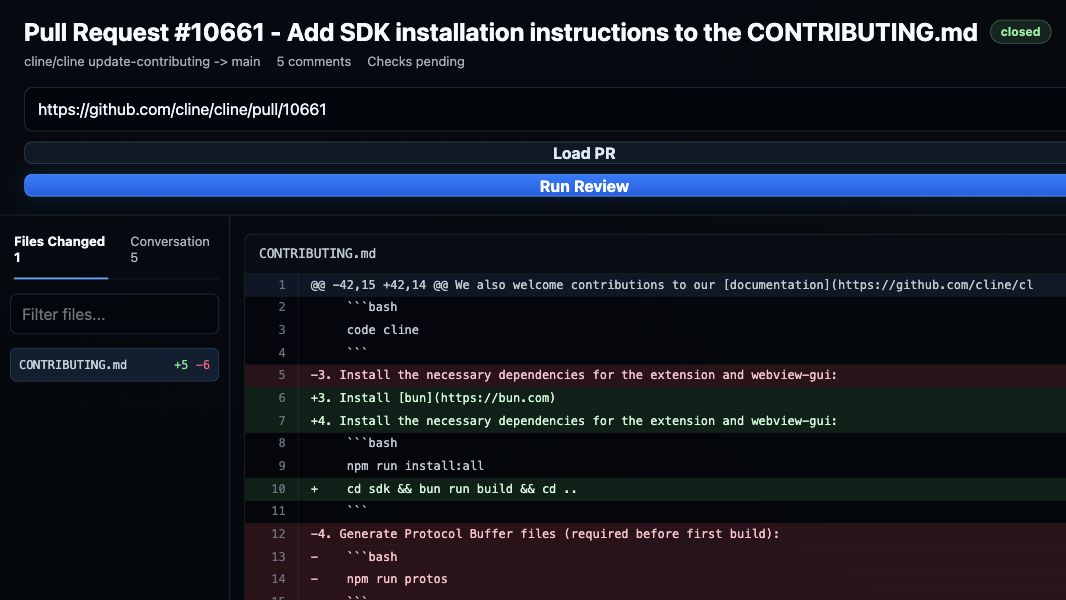
#> input picture apps/examples/code-review-bot/assets/dashboard.jpg, 1066 x 600 px
$ python ima2txt.py --input apps/examples/code-review-bot/assets/dashboard.jpg
#> lines starting #> are read from the running program, lines starting #| are printed output that depends on the picture
"""
@author: Viet Nguyen <nhviet1009@gmail.com>
"""
import argparse

import cv2
import numpy as np


def get_args():
    parser = argparse.ArgumentParser("Image to ASCII")
    parser.add_argument("--input", type=str, default="data/pandalogo.jpeg", help="Path to input image")
    parser.add_argument("--output", type=str, default="data/output.txt", help="Path to output text file")
    parser.add_argument("--mode", type=str, default="complex", choices=["simple", "complex"],
                        help="10 or 70 different characters")
    parser.add_argument("--num_cols", type=int, default=150, help="number of character for output's width")
    args = parser.parse_args()
    return args


def main(opt):
    if opt.mode == "simple":
        CHAR_LIST = '@%#*+=-:. '
    else:
        CHAR_LIST = "$@B%8&WM#*oahkbdpqwmZO0QLCJUYXzcvunxrjft/\|()1{}[]?-_+~<>i!lI;:,\"^`'. "
    num_chars = len(CHAR_LIST)
    num_cols = opt.num_cols
    image = cv2.imread(opt.input)
#> image is the input picture: shape (600, 1066, 3); mean B, G, R 34.7, 25.3, 21.5
    image = cv2.cvtColor(image, cv2.COLOR_BGR2GRAY)
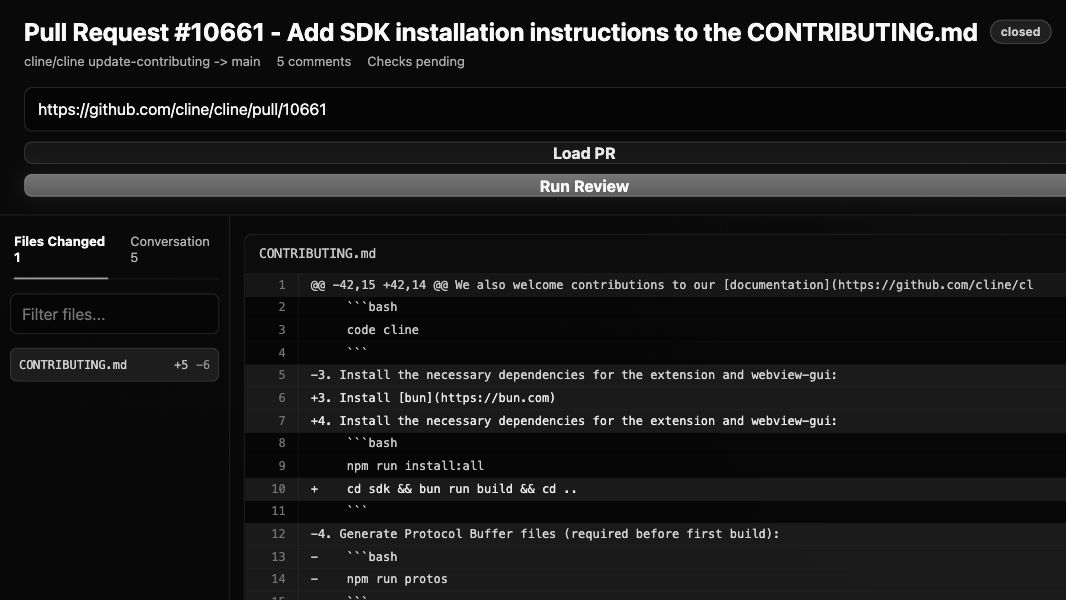
#> image: shape (600, 1066); min 0, max 254, mean 25.3
    height, width = image.shape
#> height = 600; width = 1066
    cell_width = width / opt.num_cols
#> cell_width = 7.11
    cell_height = 2 * cell_width
#> cell_height = 14.21
    num_rows = int(height / cell_height)
#> num_rows = 42
    if num_cols > width or num_rows > height:
        print("Too many columns or rows. Use default setting")
        cell_width = 6
        cell_height = 12
        num_cols = int(width / cell_width)
        num_rows = int(height / cell_height)

    output_file = open(opt.output, 'w')
    for i in range(num_rows):
        for j in range(num_cols):
            output_file.write(
                CHAR_LIST[min(int(np.mean(image[int(i * cell_height):min(int((i + 1) * cell_height), height),
                                          int(j * cell_width):min(int((j + 1) * cell_width),
                                                                  width)]) * num_chars / 255), num_chars - 1)])
        output_file.write("\n")
    output_file.close()


if __name__ == '__main__':
    opt = get_args()
    main(opt)

$ run again, on apps/examples/multi-agent/assets/agent-war-room.png
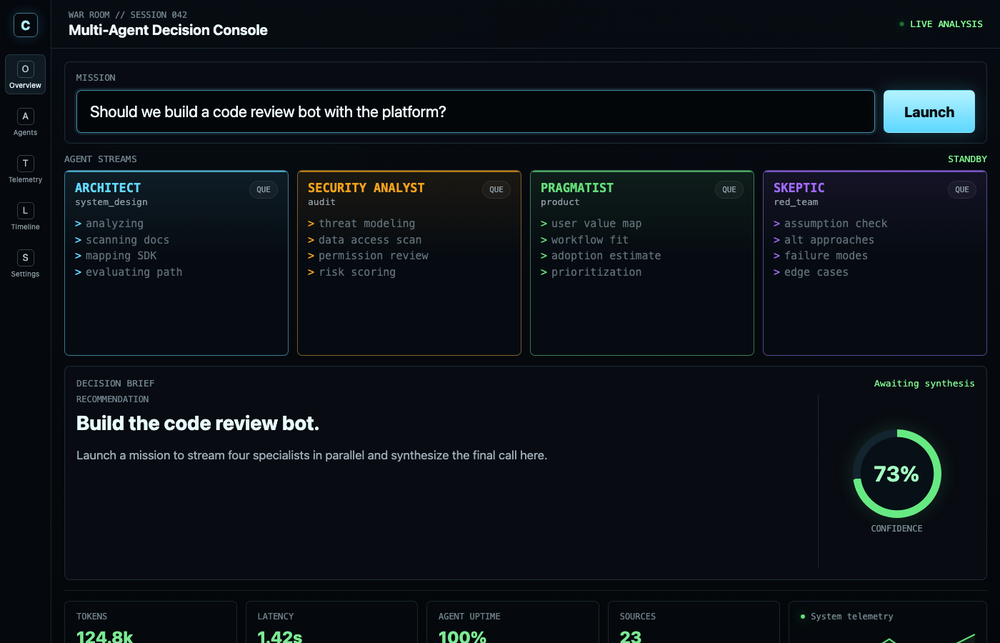
#> input picture apps/examples/multi-agent/assets/agent-war-room.png, 1000 x 643 px, shrunk from 1400 x 900 before the run
#> in main, image is the input picture: shape (643, 1000, 3); mean B, G, R 23.7, 18.6, 12.6
#> in main, `image = cv2.cvtColor(image, cv2.COLOR_BGR2GRAY)`:
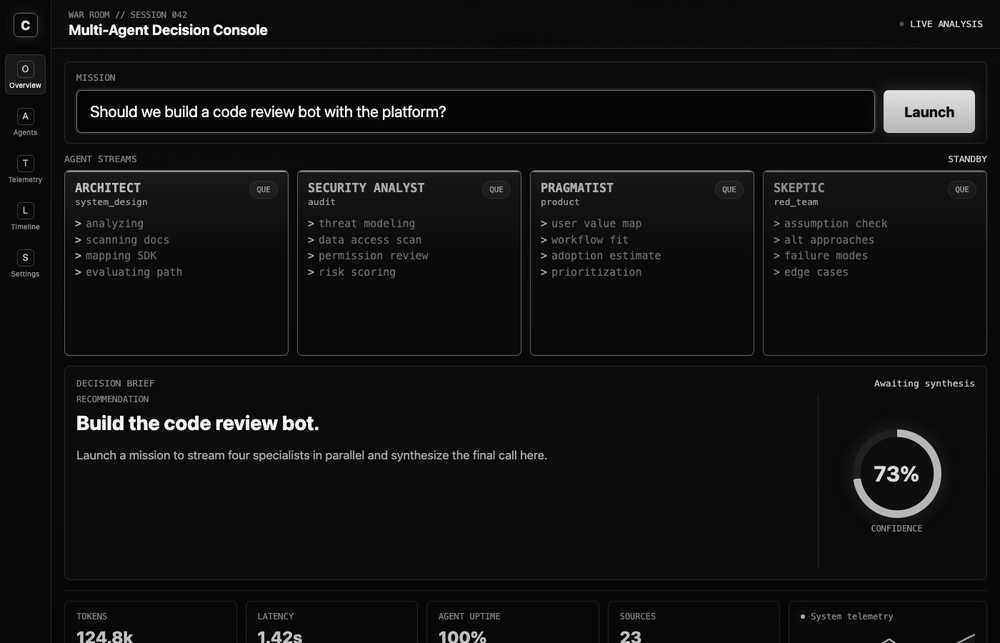
#> image: shape (643, 1000); min 0, max 255, mean 17.3
